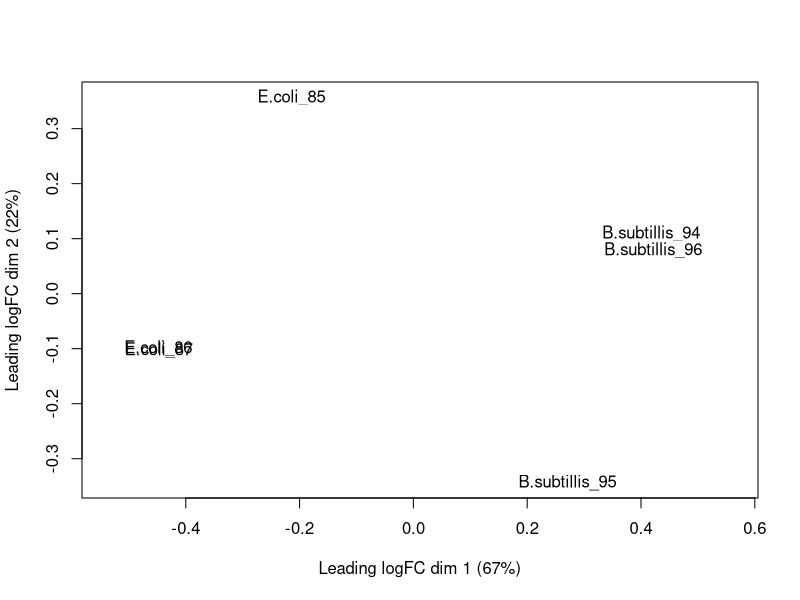
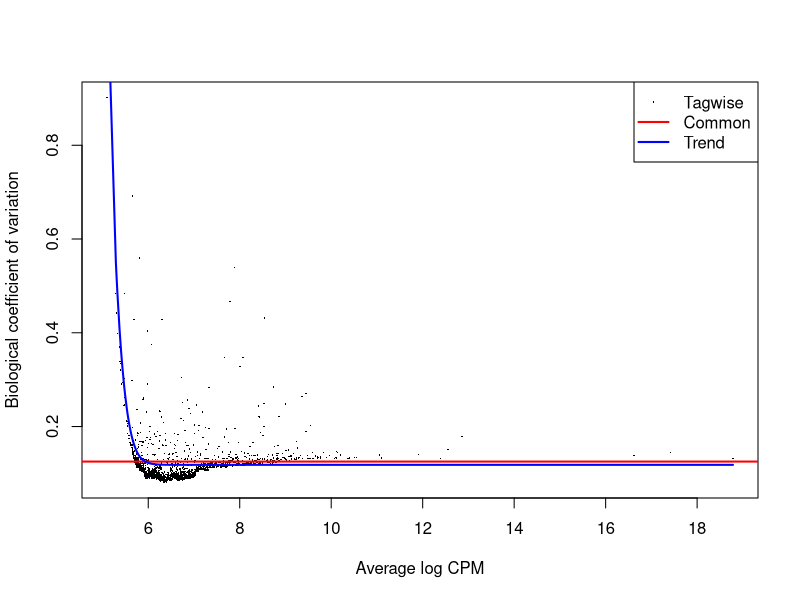
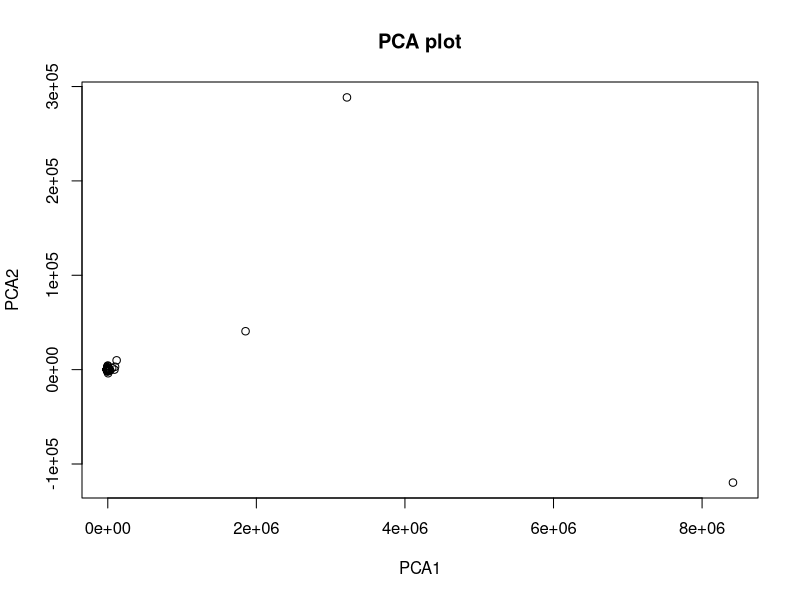

The R source for these figures, in order: (Note: this script raises an error after producing the figures.)
# source("http://bioconductor.org/biocLite.R")
# biocLite("edgeR")
# 
# install.packages("openxlsx")
# install.packages("ggplot2")

library(openxlsx)
library(edgeR)
library(ggplot2)
library(data.table)
library(grid)
library(gridExtra)

#Function to create countmatrix from seperate text files.
create_countmatrix <- function(){
  
  #Open all count files
  count85 <- (read.csv("counts_SRR5832185.txt", header = FALSE, sep = "\t"))
  count86 <- (read.csv("counts_SRR5832186.txt", header = FALSE, sep = "\t"))
  count87 <- (read.csv("counts_SRR5832187.txt", header = FALSE, sep = "\t"))
  
  count94 <- (read.csv("counts_SRR5832194.txt", header = FALSE, sep = "\t"))
  count95 <- (read.csv("counts_SRR5832195.txt", header = FALSE, sep = "\t"))
  count96 <- (read.csv("counts_SRR5832196.txt", header = FALSE, sep = "\t"))
  
  
  #split the chromosome and gene information
  split1 <- do.call(rbind ,strsplit(as.character(count85[,1]), ":", fixed = TRUE))
  split2 <- do.call(rbind ,strsplit(as.character(split1[,2]) , ".", fixed = TRUE))
  
  #Add chromosome and gene information  to count85 dataframe and removes old column
  count85 <- cbind(split2, count85)
  count85[,"V1"] <- NULL
  
  
  #creates count matrix 
  countMatrix <- do.call(cbind, list(count85, count86$V2, count87$V2, count94$V2, count95$V2, count96$V2))
  colnames(countMatrix) <- c("Chromosome", "Gene", "E.coli_85", "E.coli_86", "E.coli_87", "B.subtillis_94", "B.subtillis_95", "B.subtillis_96")
  
  write.csv(countMatrix ,"countMatrix.csv", row.names = FALSE)
  return(countMatrix)
}


filter_and_normalize <- function(countMatrix){
  # Create rownames
  rownames(countMatrix) <- countMatrix[,"Gene"]
  
  # create DGE list
  exp   <- c("E.coli", "E.coli", "E.coli", "B.subtillis", "B.subtillis", "B.subtillis")
  group <- factor(exp)
  y     <- DGEList(counts = countMatrix[,3:8], group = group)
  
  # select all genes with at least 50 counts per million (cpm) in two samples
  keep.genes <- rowSums(cpm(y) > 50) >= 2
  y <- y[keep.genes,]

  # recalculate the library size
  y$samples$lib.size <- colSums(y$counts)
  
  # normalization
  y <- calcNormFactors(y, method = "TMM")
  return(y)
}


dispersion <- function(y){
  # create design matrix (samples grouped by conditions)
  design <- model.matrix(~0+group, data = y$samples)
  colnames(design) <- levels(y$samples$group)
  
  # estimate dispersion
  y <- estimateGLMCommonDisp( y, design)
  y <- estimateGLMTrendedDisp(y, design, method = "power")
  y <- estimateGLMTagwiseDisp(y, design)
  
  #create PCA plot
  df <- as.data.frame(y$counts)
  df_pca <- prcomp(df)
  
  #create new dataframe to revise pca plot
  #df_out <- as.data.frame(df_pca$x)
  #exp    <- c("E.coli", "E.coli", "E.coli", "B.subtillis", "B.subtillis", "B.subtillis")
  #df_out$exp <- sapply(strsplit(row.names(df), "_"), "[[", 1 )
  
  #p <- ggplot(df_out,aes(x=PC1,y=PC2, color=exp ))
  #p <- p+geom_point()
  
  # plot normalized data
  pdf("Normalization_Results.pdf") 
  plotMDS(y)
  plotBCV(y)
  plot(df_pca$x[,1], df_pca$x[,2], main="PCA plot",
       xlab="PCA1",ylab="PCA2")

  dev.off()
  
  return(design)
}

# Determine differentially expressed genes
determine_sig_genes <- function(design){
  fit <- glmFit(y, design)
  mc  <- makeContrasts(exp.r=E.coli-B.subtillis, levels = design)
  fit <- glmLRT(fit, contrast = mc)
  res <- topTags(fit, n = 100000, p.value = 0.05)
  result_df <- as.data.frame(topTags(fit, n = 100000, p.value = 0.05))
  
  #write csv file 
  write.csv(res ,"diff_expressed_genes.csv", row.names = TRUE)

  return(res)
}

#creates a text file out of a csv file. 
create_gsea_input <- function(res){ 
  subSet <<- as.data.frame(res[,4:5])
  setDT(subSet, keep.rownames = TRUE)[]
  
  write.table(subSet, "gsea_input.txt", sep = "\t", row.names = FALSE)
}


main <- function(){
  countMatrix <- create_countmatrix()
  y <- filter_and_normalize(countMatrix)
  design <- dispersion(y)
  res <- determine_sig_genes(design)
  create_gsea_input(res)
}

main()
